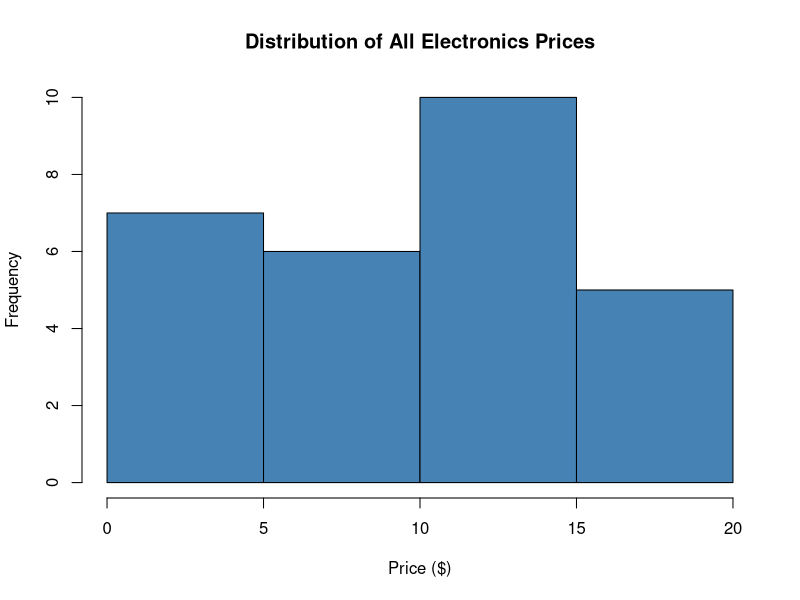

The R source for this figure:
# Price dataset
prices <- c(1, 1, 5, 5, 5, 5, 5, 8, 8, 10, 10, 10, 10, 12, 14, 14, 14, 15, 15, 15, 15, 15, 15, 18, 18, 18, 18, 18)

# Basic Statistics
mean_price <- mean(prices)
median_price <- median(prices)
# Mode function (R doesn't have a built-in one for single values)
mode_price <- names(sort(table(prices), decreasing = TRUE))[1]

# Visualization
hist(prices, main="Distribution of All Electronics Prices", xlab="Price ($)", col="steelblue")